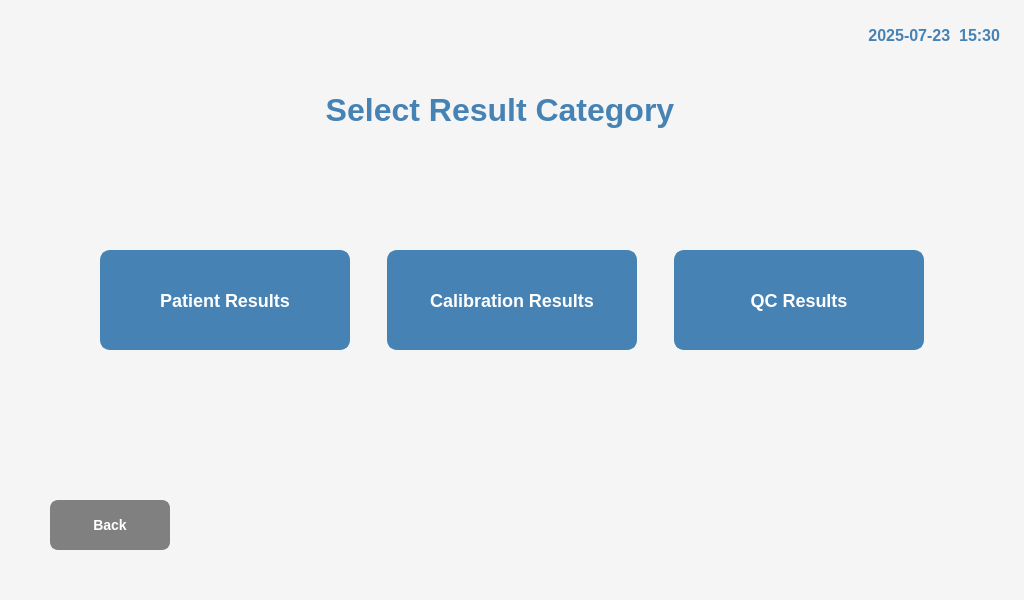
<?xml version="1.0" encoding="UTF-8"?>
<ui version="4.0">
 <class>ResultCategoryViewWindow</class>
 <widget class="QMainWindow" name="ResultCategoryViewWindow">
  <property name="geometry">
   <rect>
    <x>0</x>
    <y>0</y>
    <width>1024</width>
    <height>600</height>
   </rect>
  </property>
  <property name="palette">
   <palette>
    <active>
     <colorrole role="WindowText">
      <brush brushstyle="SolidPattern">
       <color alpha="255">
        <red>100</red>
        <green>100</green>
        <blue>100</blue>
       </color>
      </brush>
     </colorrole>
    </active>
    <inactive>
     <colorrole role="WindowText">
      <brush brushstyle="SolidPattern">
       <color alpha="255">
        <red>100</red>
        <green>100</green>
        <blue>100</blue>
       </color>
      </brush>
     </colorrole>
    </inactive>
    <disabled>
     <colorrole role="WindowText">
      <brush brushstyle="SolidPattern">
       <color alpha="255">
        <red>120</red>
        <green>120</green>
        <blue>120</blue>
       </color>
      </brush>
     </colorrole>
    </disabled>
   </palette>
  </property>
  <property name="font">
   <font>
    <family>Arial</family>
    <pointsize>12</pointsize>
   </font>
  </property>
  <property name="windowTitle">
   <string>Result Category</string>
  </property>
  <property name="styleSheet">
   <string notr="true">QMainWindow {
    background-color: rgb(245, 245, 245);
}

QPushButton {
    background-color: rgb(70, 130, 180);
    color: white;
    border: 2px solid rgb(70, 130, 180);
    border-radius: 10px;
    font-size: 18px;
    font-weight: bold;
    padding: 15px;
}

QPushButton:hover {
    background-color: rgb(100, 149, 237);
    border: 2px solid rgb(100, 149, 237);
}

QPushButton:pressed {
    background-color: rgb(65, 105, 225);
    border: 2px solid rgb(65, 105, 225);
}

QLabel {
    color: rgb(50, 50, 50);
    font-weight: bold;
}</string>
  </property>
  <widget class="QWidget" name="centralwidget">
   <widget class="QLabel" name="label_Title">
    <property name="geometry">
     <rect>
      <x>300</x>
      <y>80</y>
      <width>400</width>
      <height>60</height>
     </rect>
    </property>
    <property name="font">
     <font>
      <family>Arial</family>
      <pointsize>24</pointsize>
      <weight>75</weight>
      <bold>true</bold>
     </font>
    </property>
    <property name="styleSheet">
     <string notr="true">color: rgb(70, 130, 180);</string>
    </property>
    <property name="text">
     <string>Select Result Category</string>
    </property>
    <property name="alignment">
     <set>Qt::AlignCenter</set>
    </property>
   </widget>
   <widget class="QPushButton" name="pushButton_PatientResults">
    <property name="geometry">
     <rect>
      <x>100</x>
      <y>250</y>
      <width>250</width>
      <height>100</height>
     </rect>
    </property>
    <property name="font">
     <font>
      <family>Arial</family>
      <pointsize>16</pointsize>
      <weight>75</weight>
      <bold>true</bold>
     </font>
    </property>
    <property name="text">
     <string>Patient Results</string>
    </property>
   </widget>
   <widget class="QPushButton" name="pushButton_CalibrationResults">
    <property name="geometry">
     <rect>
      <x>387</x>
      <y>250</y>
      <width>250</width>
      <height>100</height>
     </rect>
    </property>
    <property name="font">
     <font>
      <family>Arial</family>
      <pointsize>16</pointsize>
      <weight>75</weight>
      <bold>true</bold>
     </font>
    </property>
    <property name="text">
     <string>Calibration Results</string>
    </property>
   </widget>
   <widget class="QPushButton" name="pushButton_QCResults">
    <property name="geometry">
     <rect>
      <x>674</x>
      <y>250</y>
      <width>250</width>
      <height>100</height>
     </rect>
    </property>
    <property name="font">
     <font>
      <family>Arial</family>
      <pointsize>16</pointsize>
      <weight>75</weight>
      <bold>true</bold>
     </font>
    </property>
    <property name="text">
     <string>QC Results</string>
    </property>
   </widget>
   <widget class="QPushButton" name="pushButton_Back">
    <property name="geometry">
     <rect>
      <x>50</x>
      <y>500</y>
      <width>120</width>
      <height>50</height>
     </rect>
    </property>
    <property name="font">
     <font>
      <family>Arial</family>
      <pointsize>14</pointsize>
      <weight>75</weight>
      <bold>true</bold>
     </font>
    </property>
    <property name="styleSheet">
     <string notr="true">QPushButton {
    background-color: rgb(128, 128, 128);
    color: white;
    border: 2px solid rgb(128, 128, 128);
    border-radius: 8px;
    font-size: 14px;
    font-weight: bold;
    padding: 10px;
}

QPushButton:hover {
    background-color: rgb(160, 160, 160);
    border: 2px solid rgb(160, 160, 160);
}

QPushButton:pressed {
    background-color: rgb(100, 100, 100);
    border: 2px solid rgb(100, 100, 100);
}</string>
    </property>
    <property name="text">
     <string>Back</string>
    </property>
   </widget>
   <widget class="QLabel" name="label_DateNClock">
    <property name="geometry">
     <rect>
      <x>800</x>
      <y>20</y>
      <width>200</width>
      <height>30</height>
     </rect>
    </property>
    <property name="font">
     <font>
      <family>Arial</family>
      <pointsize>12</pointsize>
      <weight>75</weight>
      <bold>true</bold>
     </font>
    </property>
    <property name="styleSheet">
     <string notr="true">color: rgb(70, 130, 180);</string>
    </property>
    <property name="text">
     <string>2025-07-23  15:30</string>
    </property>
    <property name="alignment">
     <set>Qt::AlignRight|Qt::AlignVCenter</set>
    </property>
   </widget>
  </widget>
 </widget>
 <resources/>
 <connections/>
</ui>
